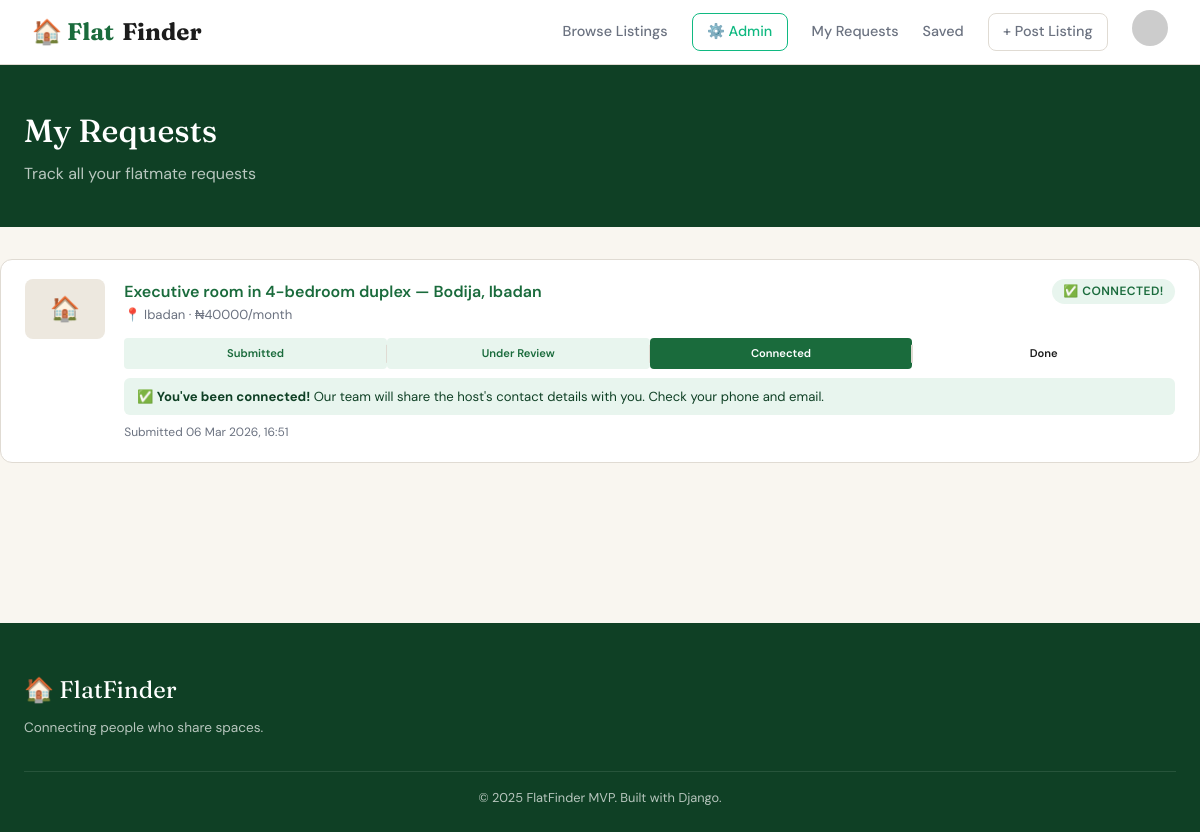
/my-requests/ (signed in), run on the app's committed database.
### listings/models.py (models this page shows, shortened)
class ContactRequest(models.Model):
    STATUS_CHOICES = [
        ('pending', 'Pending Review'),        # Seeker submitted, admin hasn't acted
        ('reviewing', 'Under Review'),         # Admin is actively handling
        ('connected', 'Connected'),            # Admin has linked both parties
        ('closed', 'Closed'),                  # Deal done or cancelled
        ('declined', 'Declined'),              # Admin declined (bad fit, spam, etc.)
    ]
    listing = models.ForeignKey(Listing, on_delete=models.CASCADE, related_name='contact_requests')
    seeker = models.ForeignKey(settings.AUTH_USER_MODEL, on_delete=models.CASCADE, related_name='sent_requests')
    message = models.TextField()
    status = models.CharField(max_length=20, choices=STATUS_CHOICES, default='pending')
    admin_note = models.TextField(blank=True, null=True,
        help_text="Internal note about this request (not shown to users)")
    handled_by = models.ForeignKey(settings.AUTH_USER_MODEL, on_delete=models.SET_NULL,
        null=True, blank=True, related_name='handled_requests',
        help_text="Which admin staff member handled this")
    connected_at = models.DateTimeField(null=True, blank=True,
        help_text="When admin made the connection between seeker and host")
    agent_fee_charged = models.DecimalField(max_digits=10, decimal_places=2,
        null=True, blank=True, help_text="Fee collected by platform for this match")
    fee_paid = models.BooleanField(default=False, help_text="Has the agent fee been paid?")
    created_at = models.DateTimeField(auto_now_add=True)
    updated_at = models.DateTimeField(auto_now=True)
    class Meta:
        ordering = ['-created_at']
        unique_together = ['listing', 'seeker']

class Listing(models.Model):
    ROOM_TYPE_CHOICES = [
        ('private', 'Private Room'),
        ('shared', 'Shared Room'),
        ('entire', 'Entire Apartment'),
        ('studio', 'Studio'),
    ]
    GENDER_PREFERENCE_CHOICES = [
        ('any', 'Any Gender'),
        ('male', 'Male Only'),
        ('female', 'Female Only'),
    ]
    FURNISHED_CHOICES = [
        ('furnished', 'Fully Furnished'),
        ('semi', 'Semi Furnished'),
        ('unfurnished', 'Unfurnished'),
    ]
    STATUS_CHOICES = [
        ('available', 'Available'),
        ('taken', 'Taken'),
        ('pending', 'Pending'),
    ]
    host = models.ForeignKey(settings.AUTH_USER_MODEL, on_delete=models.CASCADE, related_name='listings')
    title = models.CharField(max_length=200)
    description = models.TextField()
    address = models.CharField(max_length=300)
    city = models.CharField(max_length=100)
    state = models.CharField(max_length=100)
    room_type = models.CharField(max_length=20, choices=ROOM_TYPE_CHOICES, default='private')
    total_rooms = models.PositiveIntegerField(default=1)
    available_rooms = models.PositiveIntegerField(default=1)
    current_flatmates = models.PositiveIntegerField(default=0)
    max_flatmates = models.PositiveIntegerField(default=2)
    monthly_rent = models.DecimalField(max_digits=10, decimal_places=2)
    utilities_included = models.BooleanField(default=False)
    security_deposit = models.DecimalField(max_digits=10, decimal_places=2, null=True, blank=True)
    furnished = models.CharField(max_length=20, choices=FURNISHED_CHOICES, default='furnished')
    gender_preference = models.CharField(max_length=10, choices=GENDER_PREFERENCE_CHOICES, default='any')
    pets_allowed = models.BooleanField(default=False)
    smoking_allowed = models.BooleanField(default=False)
    has_wifi = models.BooleanField(default=True)
    has_parking = models.BooleanField(default=False)
    has_gym = models.BooleanField(default=False)
    has_pool = models.BooleanField(default=False)
    has_laundry = models.BooleanField(default=False)
    has_ac = models.BooleanField(default=True)
    has_security = models.BooleanField(default=False)
    status = models.CharField(max_length=20, choices=STATUS_CHOICES, default='available')
    available_from = models.DateField()
    created_at = models.DateTimeField(auto_now_add=True)
    updated_at = models.DateTimeField(auto_now=True)
    views_count = models.PositiveIntegerField(default=0)
    class Meta:
        ordering = ['-created_at']
    def get_absolute_url(self):
        return reverse('listings:detail', kwargs={'pk': self.pk})

### listings/views.py (the view)
# urls.py: path('my-requests/', views.my_requests, name='requests'),
@login_required
def my_requests(request):
    sent = ContactRequest.objects.filter(seeker=request.user).select_related('listing', 'listing__host')
    return render(request, 'listings/my_requests.html', {'sent': sent})

### accounts/models.py (called while the page is built)
    def get_avatar_url(self):
        if self.avatar:
            return self.avatar.url
        initials = (self.first_name[0] if self.first_name else self.username[0]).upper()
        return f"https://ui-avatars.com/api/?name={self.get_full_name() or self.username}&background=2d6a4f&color=fff&size=128"

### templates/listings/my_requests.html (shortened to what this page needs)
{% extends 'base.html' %}
{% block content %}
<div class="page-header">
  <div class="container">
    <h1>My Requests</h1>
    <p style="opacity:0.7;margin-top:0.3rem;">Track all your flatmate requests</p>
  </div>
</div>
<div class="container" style="padding:2rem 0 4rem;">
  {% if sent %}
    {% for req in sent %}
    <div class="request-card">
      <div style="width:80px;height:60px;border-radius:8px;overflow:hidden;background:var(--sand);flex-shrink:0;">
        {% if req.listing.images.first %}
          <img src="{{ req.listing.images.first.image.url }}" style="width:100%;height:100%;object-fit:cover;">
        {% else %}
          <div style="width:100%;height:100%;display:flex;align-items:center;justify-content:center;font-size:1.5rem;">🏠</div>
        {% endif %}
      </div>
      <div style="flex:1;">
        <div style="display:flex;justify-content:space-between;align-items:flex-start;flex-wrap:wrap;gap:0.5rem;">
          <div>
            <div style="font-weight:600;font-size:1rem;">
              <a href="{{ req.listing.get_absolute_url }}" style="color:var(--green);">{{ req.listing.title }}</a>
            </div>
            <div style="color:var(--muted);font-size:0.82rem;">📍 {{ req.listing.city }} · ₦{{ req.listing.monthly_rent|floatformat:0 }}/month</div>
          </div>
          <span class="badge
            {% if req.status == 'connected' %}badge-green
            {% elif req.status == 'declined' %}badge-red
            {% elif req.status == 'reviewing' %}badge-orange
            {% else %}badge-gray{% endif %}">
            {% if req.status == 'pending' %}⏳ Submitted — Under Review
            {% elif req.status == 'reviewing' %}🔍 Being Reviewed
            {% elif req.status == 'connected' %}✅ Connected!
            {% elif req.status == 'closed' %}🔒 Closed
            {% elif req.status == 'declined' %}✗ Declined
            {% endif %}
          </span>
        </div>
        <div class="status-steps">
          <div class="step {% if req.status in 'pending,reviewing,connected,closed' %}done{% endif %}">Submitted</div>
          <div class="step {% if req.status == 'reviewing' %}active{% elif req.status in 'connected,closed' %}done{% endif %}">Under Review</div>
          <div class="step {% if req.status == 'connected' %}active{% elif req.status == 'closed' %}done{% endif %}">Connected</div>
          <div class="step {% if req.status == 'closed' %}done{% endif %}">Done</div>
        </div>
        {% if req.status == 'pending' %}
        <div style="margin-top:0.6rem;font-size:0.82rem;color:var(--muted);background:var(--cream);padding:0.5rem 0.8rem;border-radius:6px;">
          📋 Our team has received your request and will review it shortly. We'll reach out to you directly.
        </div>
        {% elif req.status == 'reviewing' %}
        <div style="margin-top:0.6rem;font-size:0.82rem;color:#92400e;background:#fef3c7;padding:0.5rem 0.8rem;border-radius:6px;">
          🔍 Our team is currently reviewing your request. Expect to hear from us very soon.
        </div>
        {% elif req.status == 'connected' %}
        <div style="margin-top:0.6rem;font-size:0.82rem;color:var(--green-dark);background:var(--green-pale);padding:0.5rem 0.8rem;border-radius:6px;">
          ✅ <strong>You've been connected!</strong> Our team will share the host's contact details with you. Check your phone and email.
        </div>
        {% elif req.status == 'declined' %}
        <div style="margin-top:0.6rem;font-size:0.82rem;color:#991b1b;background:#fee2e2;padding:0.5rem 0.8rem;border-radius:6px;">
          Unfortunately this request didn't work out. Try browsing other listings!
        </div>
        {% endif %}
        <div style="margin-top:0.5rem;font-size:0.75rem;color:var(--muted);">Submitted {{ req.created_at|date:"d M Y, H:i" }}</div>
      </div>
    </div>
    {% endfor %}
  {% endif %}
</div>
{% endblock %}

### templates/base.html (style rules this page uses)
*, *::before, *::after { box-sizing: border-box; margin: 0; padding: 0; }
:root { --green: #1a6b3c; --green-light: #2d8a54; --green-pale: #e8f5ee; --green-dark: #0f4025; --cream: #f9f6f0; --sand: #ede8df; --text: #1c1c1c; --muted: #6b7280; --border: #e0dbd3; --white: #ffffff; --danger: #e53e3e; --warning: #d97706; --radius: 12px; --shadow: 0 2px 12px rgba(0,0,0,0.08); --shadow-lg: 0 8px 40px rgba(0,0,0,0.12); }
html { scroll-behavior: smooth; }
body { font-family: 'DM Sans', sans-serif; background: var(--cream); color: var(--text); line-height: 1.6; min-height: 100vh; }
h1, h2, h3, .brand { font-family: 'Fraunces', serif; }
a { color: inherit; text-decoration: none; }
.container { max-width: 1200px; margin: 0 auto; padding: 0 1.5rem; }
.badge { display: inline-block; padding: 0.2rem 0.7rem; border-radius: 100px; font-size: 0.75rem; font-weight: 600; text-transform: uppercase; letter-spacing: 0.04em; }
.badge-green { background: var(--green-pale); color: var(--green); }

### templates/listings/my_requests.html (style rules this page uses)
.page-header { background: var(--green-dark); color: white; padding: 2.5rem 0; }
.page-header h1 { font-family: 'Fraunces', serif; font-size: 2rem; font-weight: 500; }
.request-card { background: white; border-radius: var(--radius); border: 1px solid var(--border); padding: 1.2rem 1.5rem; margin-bottom: 1rem; display: flex; gap: 1.2rem; align-items: flex-start; }
.status-steps { display: flex; gap: 0; margin-top: 0.8rem; }
.step { flex: 1; text-align: center; font-size: 0.7rem; font-weight: 600; padding: 0.4rem; position: relative; }
.step::after { content: ''; position: absolute; top: 50%; right: -1px; transform: translateY(-50%); width: 2px; height: 60%; background: var(--border); }
.step:last-child::after { display: none; }
.step.done { color: var(--green); background: var(--green-pale); border-radius: 4px; }
.step.active { color: white; background: var(--green); border-radius: 4px; }

### data on the page
ContactRequest: listing "Executive room in 4-bedroom duplex — Bodija, Ibadan", listing.city "Ibadan", listing.monthly_rent "40000", status "✅ CONNECTED!", shows "Our team will share the host's contact details with you. Check your phone and email.", created_at "06 Mar 2026, 16:51"
